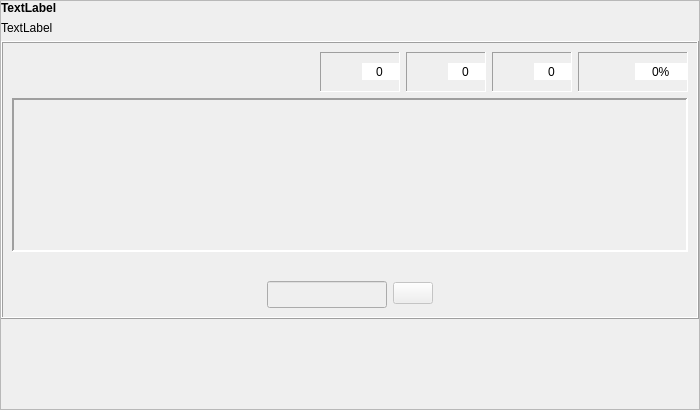
<?xml version="1.0" encoding="UTF-8"?>
<ui version="4.0">
 <class>audkompreno</class>
 <widget class="QFrame" name="audkompreno">
  <property name="geometry">
   <rect>
    <x>0</x>
    <y>0</y>
    <width>700</width>
    <height>410</height>
   </rect>
  </property>
  <property name="windowTitle">
   <string>Frame</string>
  </property>
  <property name="frameShape">
   <enum>QFrame::StyledPanel</enum>
  </property>
  <property name="frameShadow">
   <enum>QFrame::Raised</enum>
  </property>
  <property name="tipo" stdset="0">
   <string>senborda</string>
  </property>
  <layout class="QVBoxLayout" name="verticalLayout_12">
   <property name="margin">
    <number>0</number>
   </property>
   <item>
    <widget class="titolo" name="Ekz_Audk1">
     <property name="maximumSize">
      <size>
       <width>16777215</width>
       <height>30</height>
      </size>
     </property>
     <property name="font">
      <font>
       <weight>75</weight>
       <bold>true</bold>
      </font>
     </property>
     <property name="text">
      <string notr="true">TextLabel</string>
     </property>
    </widget>
   </item>
   <item>
    <widget class="QLabel" name="Ekz_Audk2">
     <property name="text">
      <string notr="true">TextLabel</string>
     </property>
     <property name="wordWrap">
      <bool>true</bool>
     </property>
    </widget>
   </item>
   <item>
    <widget class="QFrame" name="frame">
     <property name="frameShape">
      <enum>QFrame::Box</enum>
     </property>
     <property name="frameShadow">
      <enum>QFrame::Raised</enum>
     </property>
     <property name="tipo" stdset="0">
      <string>markebla</string>
     </property>
     <layout class="QVBoxLayout" name="verticalLayout_11">
      <item>
       <layout class="QGridLayout" name="gridLayout_14">
        <item row="0" column="0">
         <widget class="QFrame" name="frame_10">
          <property name="minimumSize">
           <size>
            <width>0</width>
            <height>0</height>
           </size>
          </property>
          <property name="maximumSize">
           <size>
            <width>16777215</width>
            <height>16777215</height>
           </size>
          </property>
          <property name="autoFillBackground">
           <bool>false</bool>
          </property>
          <property name="frameShape">
           <enum>QFrame::NoFrame</enum>
          </property>
          <property name="frameShadow">
           <enum>QFrame::Sunken</enum>
          </property>
          <layout class="QHBoxLayout" name="horizontalLayout_2">
           <property name="spacing">
            <number>1</number>
           </property>
           <property name="margin">
            <number>0</number>
           </property>
           <item>
            <widget class="QPushButton" name="BitBtn8">
             <property name="text">
              <string/>
             </property>
             <property name="iconSize">
              <size>
               <width>32</width>
               <height>32</height>
              </size>
             </property>
             <property name="flat">
              <bool>true</bool>
             </property>
             <property name="tipo" stdset="0">
              <string>komenci</string>
             </property>
            </widget>
           </item>
           <item>
            <widget class="QPushButton" name="BitBtn10">
             <property name="enabled">
              <bool>false</bool>
             </property>
             <property name="text">
              <string/>
             </property>
             <property name="iconSize">
              <size>
               <width>32</width>
               <height>32</height>
              </size>
             </property>
             <property name="flat">
              <bool>true</bool>
             </property>
             <property name="tipo" stdset="0">
              <string>halti</string>
             </property>
            </widget>
           </item>
          </layout>
         </widget>
        </item>
        <item row="0" column="1">
         <spacer name="horizontalSpacer_10">
          <property name="orientation">
           <enum>Qt::Horizontal</enum>
          </property>
          <property name="sizeHint" stdset="0">
           <size>
            <width>13</width>
            <height>20</height>
           </size>
          </property>
         </spacer>
        </item>
        <item row="0" column="2">
         <widget class="QFrame" name="frame_11">
          <property name="minimumSize">
           <size>
            <width>80</width>
            <height>40</height>
           </size>
          </property>
          <property name="maximumSize">
           <size>
            <width>16777215</width>
            <height>16777215</height>
           </size>
          </property>
          <property name="autoFillBackground">
           <bool>false</bool>
          </property>
          <property name="frameShape">
           <enum>QFrame::Panel</enum>
          </property>
          <property name="frameShadow">
           <enum>QFrame::Sunken</enum>
          </property>
          <property name="tipo" stdset="0">
           <string>shilda</string>
          </property>
          <layout class="QHBoxLayout" name="horizontalLayout_3">
           <property name="spacing">
            <number>1</number>
           </property>
           <property name="leftMargin">
            <number>2</number>
           </property>
           <property name="topMargin">
            <number>0</number>
           </property>
           <property name="rightMargin">
            <number>0</number>
           </property>
           <property name="bottomMargin">
            <number>0</number>
           </property>
           <item>
            <widget class="QLabel" name="label_53">
             <property name="text">
              <string notr="true"/>
             </property>
             <property name="pixmap">
              <pixmap resource="ikonoj.qrc">:/ikonoj/kubeto.png</pixmap>
             </property>
             <property name="alignment">
              <set>Qt::AlignCenter</set>
             </property>
            </widget>
           </item>
           <item>
            <widget class="QSpinBox" name="Placar1">
             <property name="font">
              <font>
               <weight>50</weight>
               <bold>false</bold>
              </font>
             </property>
             <property name="frame">
              <bool>false</bool>
             </property>
             <property name="alignment">
              <set>Qt::AlignCenter</set>
             </property>
             <property name="readOnly">
              <bool>true</bool>
             </property>
             <property name="buttonSymbols">
              <enum>QAbstractSpinBox::NoButtons</enum>
             </property>
             <property name="tipo" stdset="0">
              <string>shilda</string>
             </property>
            </widget>
           </item>
          </layout>
         </widget>
        </item>
        <item row="0" column="3">
         <widget class="QFrame" name="frame_12">
          <property name="minimumSize">
           <size>
            <width>80</width>
            <height>40</height>
           </size>
          </property>
          <property name="maximumSize">
           <size>
            <width>16777215</width>
            <height>16777215</height>
           </size>
          </property>
          <property name="autoFillBackground">
           <bool>false</bool>
          </property>
          <property name="frameShape">
           <enum>QFrame::Panel</enum>
          </property>
          <property name="frameShadow">
           <enum>QFrame::Sunken</enum>
          </property>
          <property name="tipo" stdset="0">
           <string>shilda</string>
          </property>
          <layout class="QHBoxLayout" name="horizontalLayout_4">
           <property name="spacing">
            <number>1</number>
           </property>
           <property name="leftMargin">
            <number>2</number>
           </property>
           <property name="topMargin">
            <number>0</number>
           </property>
           <property name="rightMargin">
            <number>0</number>
           </property>
           <property name="bottomMargin">
            <number>0</number>
           </property>
           <item>
            <widget class="QLabel" name="label_54">
             <property name="text">
              <string notr="true"/>
             </property>
             <property name="pixmap">
              <pixmap resource="ikonoj.qrc">:/ikonoj/ekzercoj/bone.png</pixmap>
             </property>
             <property name="scaledContents">
              <bool>false</bool>
             </property>
             <property name="alignment">
              <set>Qt::AlignCenter</set>
             </property>
            </widget>
           </item>
           <item>
            <widget class="QSpinBox" name="Placar2">
             <property name="font">
              <font>
               <weight>50</weight>
               <bold>false</bold>
              </font>
             </property>
             <property name="frame">
              <bool>false</bool>
             </property>
             <property name="alignment">
              <set>Qt::AlignCenter</set>
             </property>
             <property name="readOnly">
              <bool>true</bool>
             </property>
             <property name="buttonSymbols">
              <enum>QAbstractSpinBox::NoButtons</enum>
             </property>
             <property name="tipo" stdset="0">
              <string>shilda</string>
             </property>
            </widget>
           </item>
          </layout>
         </widget>
        </item>
        <item row="0" column="4">
         <widget class="QFrame" name="frame_36">
          <property name="minimumSize">
           <size>
            <width>80</width>
            <height>40</height>
           </size>
          </property>
          <property name="maximumSize">
           <size>
            <width>16777215</width>
            <height>16777215</height>
           </size>
          </property>
          <property name="autoFillBackground">
           <bool>false</bool>
          </property>
          <property name="frameShape">
           <enum>QFrame::Panel</enum>
          </property>
          <property name="frameShadow">
           <enum>QFrame::Sunken</enum>
          </property>
          <property name="tipo" stdset="0">
           <string>shilda</string>
          </property>
          <layout class="QHBoxLayout" name="horizontalLayout_5">
           <property name="spacing">
            <number>1</number>
           </property>
           <property name="leftMargin">
            <number>2</number>
           </property>
           <property name="topMargin">
            <number>0</number>
           </property>
           <property name="rightMargin">
            <number>0</number>
           </property>
           <property name="bottomMargin">
            <number>0</number>
           </property>
           <item>
            <widget class="QLabel" name="label_55">
             <property name="minimumSize">
              <size>
               <width>0</width>
               <height>0</height>
              </size>
             </property>
             <property name="text">
              <string notr="true"/>
             </property>
             <property name="pixmap">
              <pixmap resource="ikonoj.qrc">:/ikonoj/ekzercoj/malbone.png</pixmap>
             </property>
             <property name="scaledContents">
              <bool>false</bool>
             </property>
             <property name="alignment">
              <set>Qt::AlignCenter</set>
             </property>
            </widget>
           </item>
           <item>
            <widget class="QSpinBox" name="Placar3">
             <property name="minimumSize">
              <size>
               <width>0</width>
               <height>0</height>
              </size>
             </property>
             <property name="font">
              <font>
               <weight>50</weight>
               <bold>false</bold>
              </font>
             </property>
             <property name="frame">
              <bool>false</bool>
             </property>
             <property name="alignment">
              <set>Qt::AlignCenter</set>
             </property>
             <property name="readOnly">
              <bool>true</bool>
             </property>
             <property name="buttonSymbols">
              <enum>QAbstractSpinBox::NoButtons</enum>
             </property>
             <property name="value">
              <number>0</number>
             </property>
             <property name="tipo" stdset="0">
              <string>shilda</string>
             </property>
            </widget>
           </item>
          </layout>
         </widget>
        </item>
        <item row="0" column="5">
         <widget class="QFrame" name="frame_37">
          <property name="minimumSize">
           <size>
            <width>110</width>
            <height>40</height>
           </size>
          </property>
          <property name="maximumSize">
           <size>
            <width>16777215</width>
            <height>16777215</height>
           </size>
          </property>
          <property name="autoFillBackground">
           <bool>false</bool>
          </property>
          <property name="frameShape">
           <enum>QFrame::Panel</enum>
          </property>
          <property name="frameShadow">
           <enum>QFrame::Sunken</enum>
          </property>
          <property name="tipo" stdset="0">
           <string>shilda</string>
          </property>
          <layout class="QHBoxLayout" name="horizontalLayout_6">
           <property name="spacing">
            <number>1</number>
           </property>
           <property name="leftMargin">
            <number>2</number>
           </property>
           <property name="topMargin">
            <number>0</number>
           </property>
           <property name="rightMargin">
            <number>0</number>
           </property>
           <property name="bottomMargin">
            <number>0</number>
           </property>
           <item>
            <widget class="QLabel" name="label_56">
             <property name="text">
              <string notr="true"/>
             </property>
             <property name="pixmap">
              <pixmap resource="ikonoj.qrc">:/ikonoj/kalkulilo.png</pixmap>
             </property>
             <property name="scaledContents">
              <bool>false</bool>
             </property>
             <property name="alignment">
              <set>Qt::AlignCenter</set>
             </property>
            </widget>
           </item>
           <item>
            <widget class="QSpinBox" name="Placar4">
             <property name="font">
              <font>
               <weight>50</weight>
               <bold>false</bold>
              </font>
             </property>
             <property name="frame">
              <bool>false</bool>
             </property>
             <property name="alignment">
              <set>Qt::AlignCenter</set>
             </property>
             <property name="readOnly">
              <bool>true</bool>
             </property>
             <property name="buttonSymbols">
              <enum>QAbstractSpinBox::NoButtons</enum>
             </property>
             <property name="suffix">
              <string>%</string>
             </property>
             <property name="maximum">
              <number>100</number>
             </property>
             <property name="value">
              <number>0</number>
             </property>
             <property name="tipo" stdset="0">
              <string>shilda</string>
             </property>
            </widget>
           </item>
          </layout>
         </widget>
        </item>
       </layout>
      </item>
      <item>
       <widget class="QFrame" name="vortujo">
        <property name="font">
         <font>
          <pointsize>11</pointsize>
         </font>
        </property>
        <property name="frameShape">
         <enum>QFrame::Panel</enum>
        </property>
        <property name="frameShadow">
         <enum>QFrame::Sunken</enum>
        </property>
        <property name="lineWidth">
         <number>2</number>
        </property>
        <property name="midLineWidth">
         <number>0</number>
        </property>
        <property name="tipo" stdset="0">
         <string>ekzerca</string>
        </property>
        <layout class="QHBoxLayout" name="horizontalLayout">
         <item>
          <layout class="QVBoxLayout" name="verticalLayout_8">
           <item>
            <widget class="QLabel" name="label_61">
             <property name="text">
              <string notr="true"/>
             </property>
            </widget>
           </item>
           <item>
            <widget class="QLabel" name="label_62">
             <property name="text">
              <string notr="true"/>
             </property>
            </widget>
           </item>
           <item>
            <widget class="QLabel" name="label_63">
             <property name="text">
              <string notr="true"/>
             </property>
            </widget>
           </item>
           <item>
            <widget class="QLabel" name="label_64">
             <property name="text">
              <string notr="true"/>
             </property>
            </widget>
           </item>
           <item>
            <widget class="QLabel" name="label_65">
             <property name="text">
              <string notr="true"/>
             </property>
            </widget>
           </item>
           <item>
            <widget class="QLabel" name="label_66">
             <property name="text">
              <string notr="true"/>
             </property>
            </widget>
           </item>
          </layout>
         </item>
         <item>
          <layout class="QVBoxLayout" name="verticalLayout_7">
           <item>
            <widget class="QLabel" name="label_50">
             <property name="text">
              <string notr="true"/>
             </property>
            </widget>
           </item>
           <item>
            <widget class="QLabel" name="label_52">
             <property name="text">
              <string notr="true"/>
             </property>
            </widget>
           </item>
           <item>
            <widget class="QLabel" name="label_57">
             <property name="text">
              <string notr="true"/>
             </property>
            </widget>
           </item>
           <item>
            <widget class="QLabel" name="label_58">
             <property name="text">
              <string notr="true"/>
             </property>
            </widget>
           </item>
           <item>
            <widget class="QLabel" name="label_59">
             <property name="text">
              <string notr="true"/>
             </property>
            </widget>
           </item>
           <item>
            <widget class="QLabel" name="label_60">
             <property name="text">
              <string notr="true"/>
             </property>
            </widget>
           </item>
          </layout>
         </item>
         <item>
          <layout class="QVBoxLayout" name="verticalLayout_6">
           <item>
            <widget class="QLabel" name="label_45">
             <property name="text">
              <string notr="true"/>
             </property>
            </widget>
           </item>
           <item>
            <widget class="QLabel" name="label_46">
             <property name="text">
              <string notr="true"/>
             </property>
            </widget>
           </item>
           <item>
            <widget class="QLabel" name="label_47">
             <property name="text">
              <string notr="true"/>
             </property>
            </widget>
           </item>
           <item>
            <widget class="QLabel" name="label_48">
             <property name="text">
              <string notr="true"/>
             </property>
            </widget>
           </item>
           <item>
            <widget class="QLabel" name="label_49">
             <property name="text">
              <string notr="true"/>
             </property>
            </widget>
           </item>
           <item>
            <widget class="QLabel" name="label_51">
             <property name="text">
              <string notr="true"/>
             </property>
            </widget>
           </item>
          </layout>
         </item>
         <item>
          <layout class="QVBoxLayout" name="verticalLayout_5">
           <item>
            <widget class="QLabel" name="label_37">
             <property name="text">
              <string notr="true"/>
             </property>
            </widget>
           </item>
           <item>
            <widget class="QLabel" name="label_38">
             <property name="text">
              <string notr="true"/>
             </property>
            </widget>
           </item>
           <item>
            <widget class="QLabel" name="label_39">
             <property name="text">
              <string notr="true"/>
             </property>
            </widget>
           </item>
           <item>
            <widget class="QLabel" name="label_40">
             <property name="text">
              <string notr="true"/>
             </property>
            </widget>
           </item>
           <item>
            <widget class="QLabel" name="label_41">
             <property name="text">
              <string notr="true"/>
             </property>
            </widget>
           </item>
           <item>
            <widget class="QLabel" name="label_43">
             <property name="text">
              <string notr="true"/>
             </property>
            </widget>
           </item>
          </layout>
         </item>
         <item>
          <layout class="QVBoxLayout" name="verticalLayout_4">
           <item>
            <widget class="QLabel" name="label_29">
             <property name="text">
              <string notr="true"/>
             </property>
            </widget>
           </item>
           <item>
            <widget class="QLabel" name="label_30">
             <property name="text">
              <string notr="true"/>
             </property>
            </widget>
           </item>
           <item>
            <widget class="QLabel" name="label_31">
             <property name="text">
              <string notr="true"/>
             </property>
            </widget>
           </item>
           <item>
            <widget class="QLabel" name="label_32">
             <property name="text">
              <string notr="true"/>
             </property>
            </widget>
           </item>
           <item>
            <widget class="QLabel" name="label_33">
             <property name="text">
              <string notr="true"/>
             </property>
            </widget>
           </item>
           <item>
            <widget class="QLabel" name="label_35">
             <property name="text">
              <string notr="true"/>
             </property>
            </widget>
           </item>
          </layout>
         </item>
         <item>
          <layout class="QVBoxLayout" name="verticalLayout_3">
           <item>
            <widget class="QLabel" name="label_21">
             <property name="text">
              <string notr="true"/>
             </property>
            </widget>
           </item>
           <item>
            <widget class="QLabel" name="label_22">
             <property name="text">
              <string notr="true"/>
             </property>
            </widget>
           </item>
           <item>
            <widget class="QLabel" name="label_23">
             <property name="text">
              <string notr="true"/>
             </property>
            </widget>
           </item>
           <item>
            <widget class="QLabel" name="label_24">
             <property name="text">
              <string notr="true"/>
             </property>
            </widget>
           </item>
           <item>
            <widget class="QLabel" name="label_25">
             <property name="text">
              <string notr="true"/>
             </property>
            </widget>
           </item>
           <item>
            <widget class="QLabel" name="label_27">
             <property name="text">
              <string notr="true"/>
             </property>
            </widget>
           </item>
          </layout>
         </item>
         <item>
          <layout class="QVBoxLayout" name="verticalLayout_2">
           <item>
            <widget class="QLabel" name="label_13">
             <property name="text">
              <string notr="true"/>
             </property>
            </widget>
           </item>
           <item>
            <widget class="QLabel" name="label_14">
             <property name="text">
              <string notr="true"/>
             </property>
            </widget>
           </item>
           <item>
            <widget class="QLabel" name="label_15">
             <property name="text">
              <string notr="true"/>
             </property>
            </widget>
           </item>
           <item>
            <widget class="QLabel" name="label_16">
             <property name="text">
              <string notr="true"/>
             </property>
            </widget>
           </item>
           <item>
            <widget class="QLabel" name="label_17">
             <property name="text">
              <string notr="true"/>
             </property>
            </widget>
           </item>
           <item>
            <widget class="QLabel" name="label_19">
             <property name="text">
              <string notr="true"/>
             </property>
            </widget>
           </item>
          </layout>
         </item>
         <item>
          <layout class="QVBoxLayout" name="verticalLayout">
           <item>
            <widget class="QLabel" name="label_5">
             <property name="text">
              <string notr="true"/>
             </property>
            </widget>
           </item>
           <item>
            <widget class="QLabel" name="label_6">
             <property name="text">
              <string notr="true"/>
             </property>
            </widget>
           </item>
           <item>
            <widget class="QLabel" name="label_7">
             <property name="text">
              <string notr="true"/>
             </property>
            </widget>
           </item>
           <item>
            <widget class="QLabel" name="label_8">
             <property name="text">
              <string notr="true"/>
             </property>
            </widget>
           </item>
           <item>
            <widget class="QLabel" name="label_9">
             <property name="text">
              <string notr="true"/>
             </property>
            </widget>
           </item>
           <item>
            <widget class="QLabel" name="label_11">
             <property name="text">
              <string notr="true"/>
             </property>
            </widget>
           </item>
          </layout>
         </item>
        </layout>
       </widget>
      </item>
      <item>
       <layout class="QHBoxLayout" name="horizontalLayout_7">
        <item>
         <spacer name="horizontalSpacer">
          <property name="orientation">
           <enum>Qt::Horizontal</enum>
          </property>
          <property name="sizeHint" stdset="0">
           <size>
            <width>40</width>
            <height>20</height>
           </size>
          </property>
         </spacer>
        </item>
        <item>
         <layout class="QGridLayout" name="gridLayout">
          <item row="0" column="0">
           <layout class="QVBoxLayout" name="verticalLayout_9">
            <item>
             <widget class="QLabel" name="Korekta">
              <property name="maximumSize">
               <size>
                <width>120</width>
                <height>30</height>
               </size>
              </property>
              <property name="font">
               <font>
                <pointsize>-1</pointsize>
                <weight>75</weight>
                <bold>true</bold>
               </font>
              </property>
              <property name="styleSheet">
               <string notr="true">font-size: 15px;
font-weight: bold;</string>
              </property>
              <property name="text">
               <string/>
              </property>
              <property name="alignment">
               <set>Qt::AlignCenter</set>
              </property>
             </widget>
            </item>
            <item>
             <widget class="cx_edit" name="Edit1">
              <property name="enabled">
               <bool>false</bool>
              </property>
              <property name="maximumSize">
               <size>
                <width>120</width>
                <height>16777215</height>
               </size>
              </property>
              <property name="font">
               <font>
                <pointsize>12</pointsize>
               </font>
              </property>
              <property name="maxLength">
               <number>80</number>
              </property>
              <property name="alignment">
               <set>Qt::AlignCenter</set>
              </property>
             </widget>
            </item>
           </layout>
          </item>
          <item row="0" column="1">
           <layout class="QVBoxLayout" name="verticalLayout_10">
            <item>
             <spacer name="verticalSpacer">
              <property name="orientation">
               <enum>Qt::Vertical</enum>
              </property>
              <property name="sizeType">
               <enum>QSizePolicy::Preferred</enum>
              </property>
              <property name="sizeHint" stdset="0">
               <size>
                <width>20</width>
                <height>20</height>
               </size>
              </property>
             </spacer>
            </item>
            <item>
             <widget class="QPushButton" name="BitBtn9">
              <property name="enabled">
               <bool>false</bool>
              </property>
              <property name="sizePolicy">
               <sizepolicy hsizetype="Maximum" vsizetype="Fixed">
                <horstretch>0</horstretch>
                <verstretch>0</verstretch>
               </sizepolicy>
              </property>
              <property name="maximumSize">
               <size>
                <width>16777215</width>
                <height>16777215</height>
               </size>
              </property>
              <property name="text">
               <string notr="true"/>
              </property>
              <property name="iconSize">
               <size>
                <width>64</width>
                <height>32</height>
               </size>
              </property>
              <property name="tipo" stdset="0">
               <string>auskulti</string>
              </property>
             </widget>
            </item>
           </layout>
          </item>
         </layout>
        </item>
        <item>
         <spacer name="horizontalSpacer_2">
          <property name="orientation">
           <enum>Qt::Horizontal</enum>
          </property>
          <property name="sizeHint" stdset="0">
           <size>
            <width>40</width>
            <height>20</height>
           </size>
          </property>
         </spacer>
        </item>
       </layout>
      </item>
     </layout>
    </widget>
   </item>
   <item>
    <spacer name="verticalSpacer_2">
     <property name="orientation">
      <enum>Qt::Vertical</enum>
     </property>
     <property name="sizeHint" stdset="0">
      <size>
       <width>20</width>
       <height>40</height>
      </size>
     </property>
    </spacer>
   </item>
  </layout>
 </widget>
 <customwidgets>
  <customwidget>
   <class>titolo</class>
   <extends>QLabel</extends>
   <header>titolo.h</header>
  </customwidget>
  <customwidget>
   <class>cx_edit</class>
   <extends>QLineEdit</extends>
   <header>cx_edit.h</header>
  </customwidget>
 </customwidgets>
 <resources>
  <include location="ikonoj.qrc"/>
 </resources>
 <connections/>
</ui>
